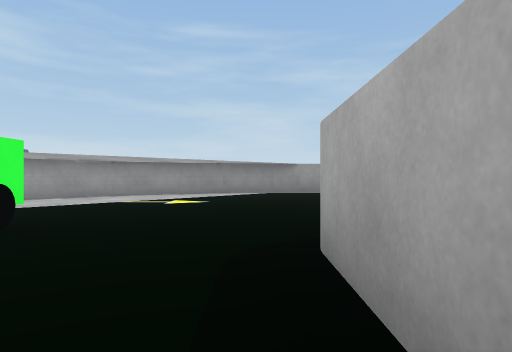
View 1 (above)

24 first-person views from a walk through a scene from a Unity 3-D project. The camera is 0.58 m above the floor, looks level and sees 75° across. The floor is counted in squares, 1 m on a side. Each view is taken from the middle of a square. On the plan, view 1 faces up. The plan holds only what a view shows up to about 9 squares ahead; the rest is blank. The place goes on beyond the plan.

View 2
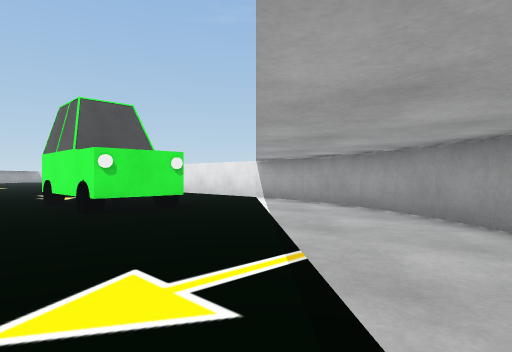

View 3
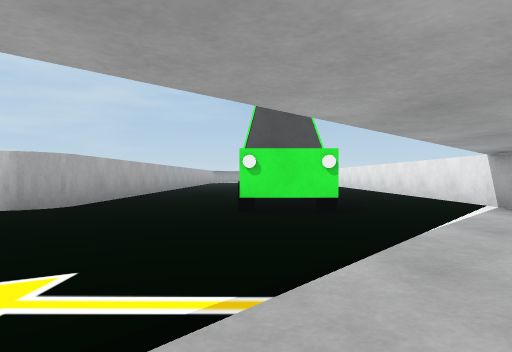

View 4
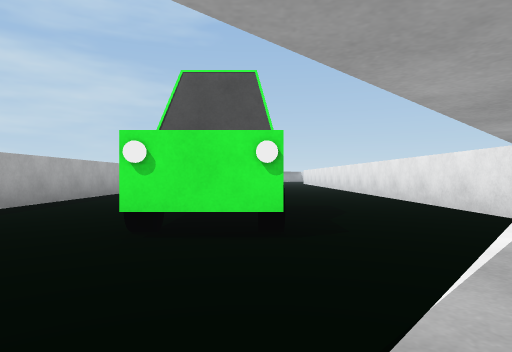

View 5
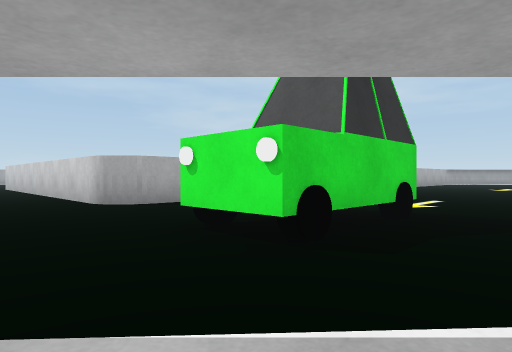

View 6
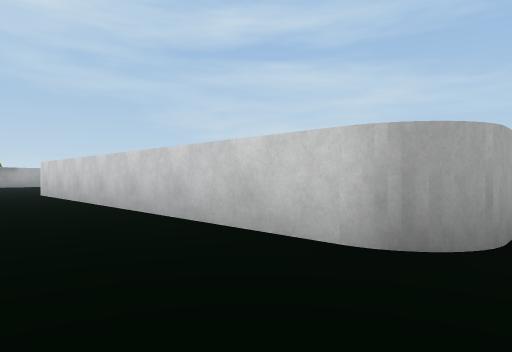

View 7
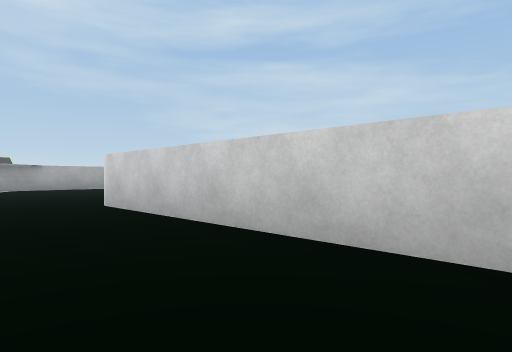

View 8
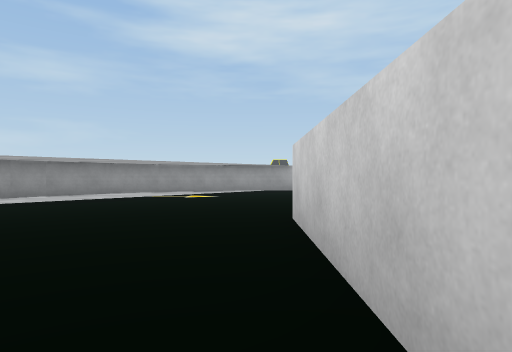

View 9
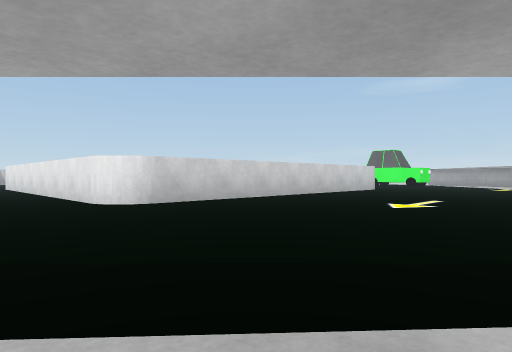

View 10
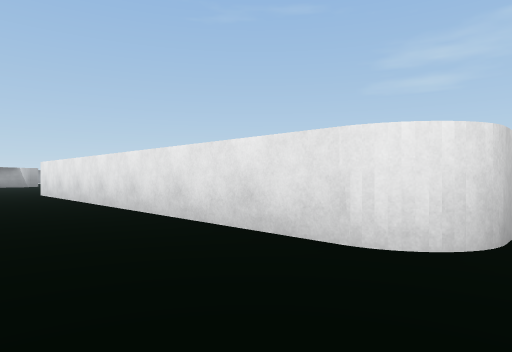

View 11
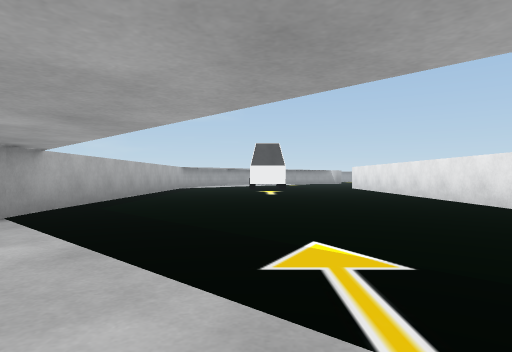

View 12
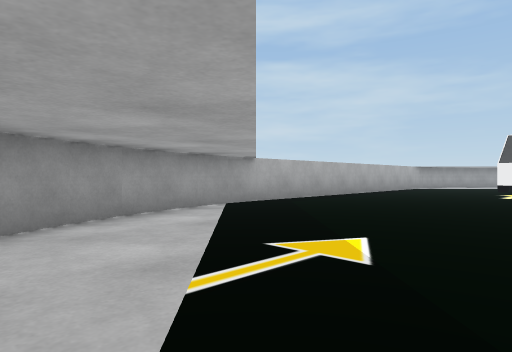

View 13
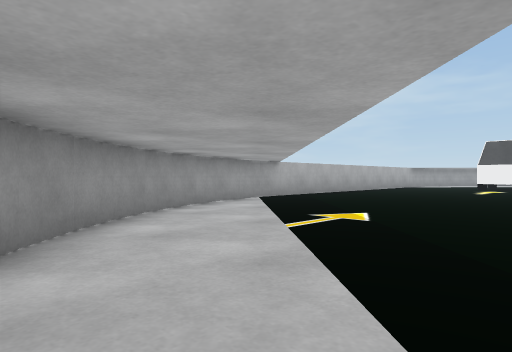

View 14
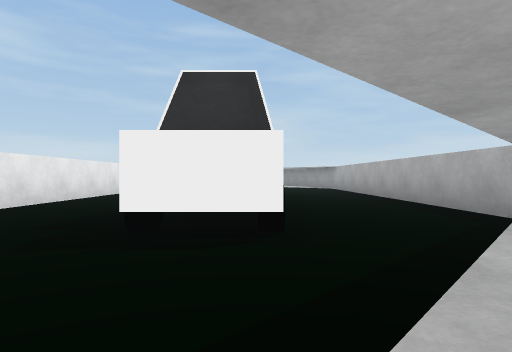

View 15
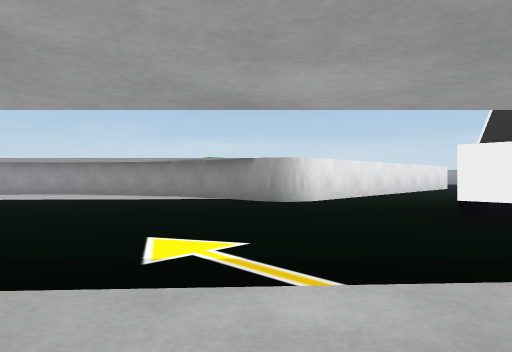

View 16
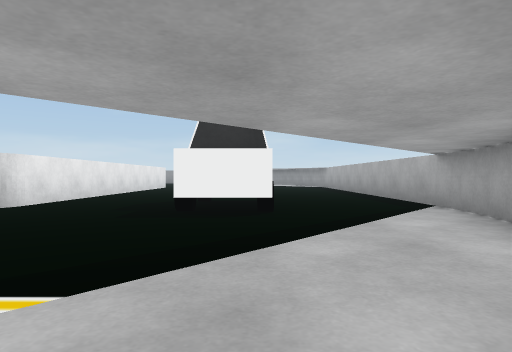

View 17
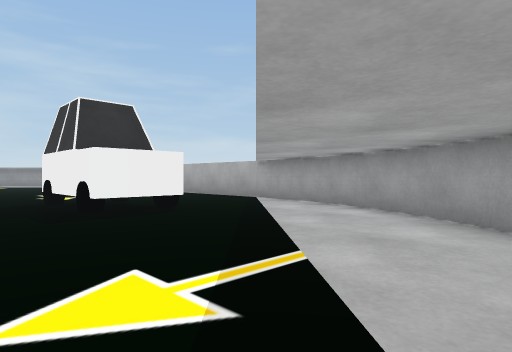

View 18
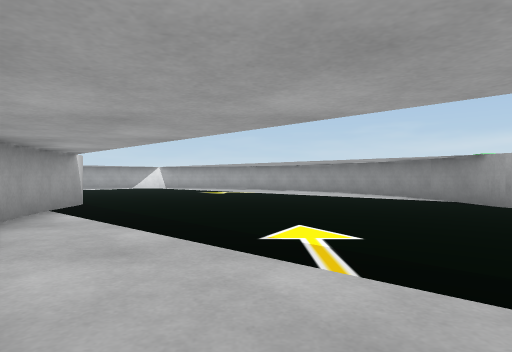

View 19
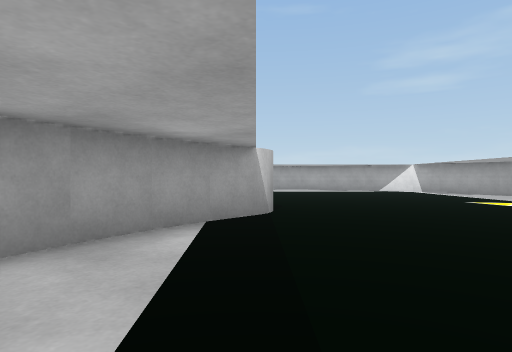

View 20
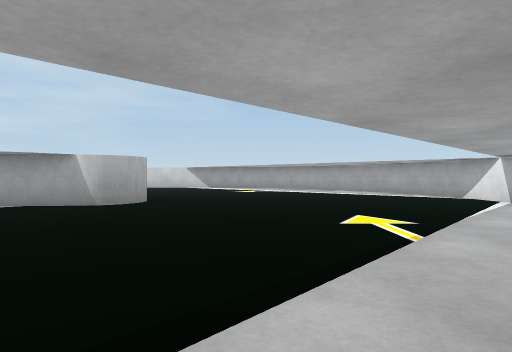

View 21
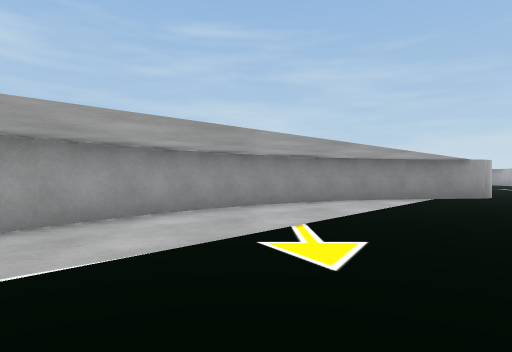

View 22
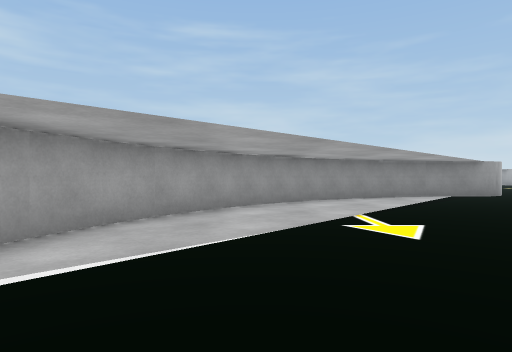

View 23
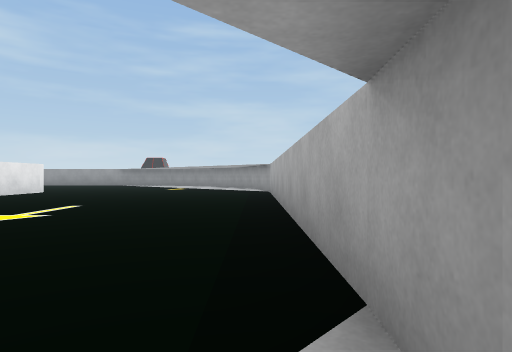

View 24
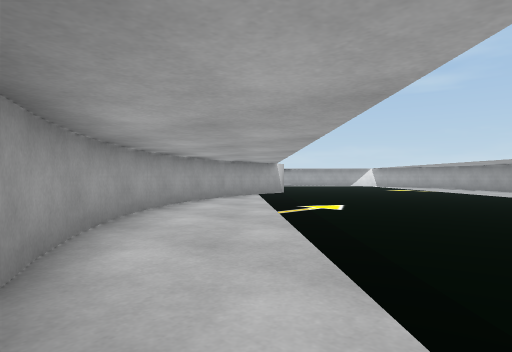

### Floor plan
Points are (right, up) in squares from view 1. A wall is a line through its corners. A room is listed if a view was taken in it or the views show most of it. See-through windows are left out.
Room 1 (views 1, 2, 3, 4, 5, 6, 7, 8, 9, 10, 11, 12, 13, 14, 15, 16, 17, 18, 19, 20, 21, 22, 23, 24)
walls: (0.5, -2) (0.5, 2.6); (1.4, 3.5) (11.6, 3.5); (5.9, -10.5) (5.1, -11.1); (5.2, -11.1) (4.5, -11.9); (7.3, -9.5) (6.5, -10) (5.7, -10.6); (4.6, -11.7) (4, -12.5); (-7.5, 3.5) (-7.5, -2); (8.1, -9.2) (7.2, -9.6); (4.1, -12.4) (3.6, -13.3); (-7.3, 4.3) (-7.5, 3.4); (8.9, -8.9) (8, -9.2); (3.6, -13.2) (3.2, -14.1); (-7.1, 5.2) (-7.4, 4.2); (-6.8, 6) (-7.1, 5.1); (9.8, -8.7) (8.8, -8.9); (3.2, -14) (2.9, -14.9); (-6.4, 6.8) (-6.9, 5.9); (10.7, -8.5) (9.7, -8.7); (-5.9, 7.6) (-6.5, 6.7); (-4.8, 8.9) (-5.5, 8.2) (-6, 7.5); (11.7, -8.5) (10.5, -8.5); (12.5, 2.6) (12.5, -7.6); (2.5, -17.5) (2.5, -18.5); (11.3, -16.5) (12.4, -16.5) (13.3, -16.3); (13.2, -16.4) (14.1, -16.1) (15, -15.8) (15.7, -15.4) (16.6, -14.9); (16.4, -15) (17.2, -14.4) (17.9, -13.8); (20.8, -1.2) (21, 2.6); (17.9, -13.9) (18.5, -13.1); (18.4, -13.2) (19, -12.4); (18.9, -12.6) (19.4, -11.7); (20.5, 2.4) (20.4, 3.4); (20.3, -9.4) (20.5, -8.4) (20.7, -3); (19.4, -11.8) (19.8, -10.9); (20.1, -10.2) (20.3, -9.2); (19.8, -11) (20.1, -10.1); (20.5, 3.3) (20.3, 4.3); (17.9, 8.9) (17.1, 9.5); (20.3, 4.2) (20.1, 5.1) (19.8, 6); (18.5, 8.1) (17.8, 8.9); (19.9, 5.8) (19.4, 6.8); (19.5, 6.7) (19, 7.5) (18.4, 8.3)
objects: car (-4, 1) to (-3, 4); car (16, -9) to (17, -6)

Positions as (right, up) in squares from view 1, and headings:
1: (0, 0), facing up
2: (-1, 9), facing down-left
3: (-3, 9), facing down
4: (-4, 7), facing down
5: (-6, 6), facing down-right
6: (0, 6), facing down-right
7: (5, 6), facing down-right
8: (7, 4), facing right
9: (15, 10), facing down-left
10: (15, 4), facing down-left
11: (17, 8), facing down
12: (15, 8), facing down-right
13: (14, 10), facing down-right
14: (17, -12), facing up
15: (17, -14), facing up-left
16: (17, -14), facing up
17: (14, -14), facing up-right
18: (18, -13), facing left
19: (15, -13), facing down-left
20: (8, -10), facing down
21: (6, -17), facing up
22: (5, -18), facing up
23: (20, -9), facing up
24: (20, -9), facing down-left
